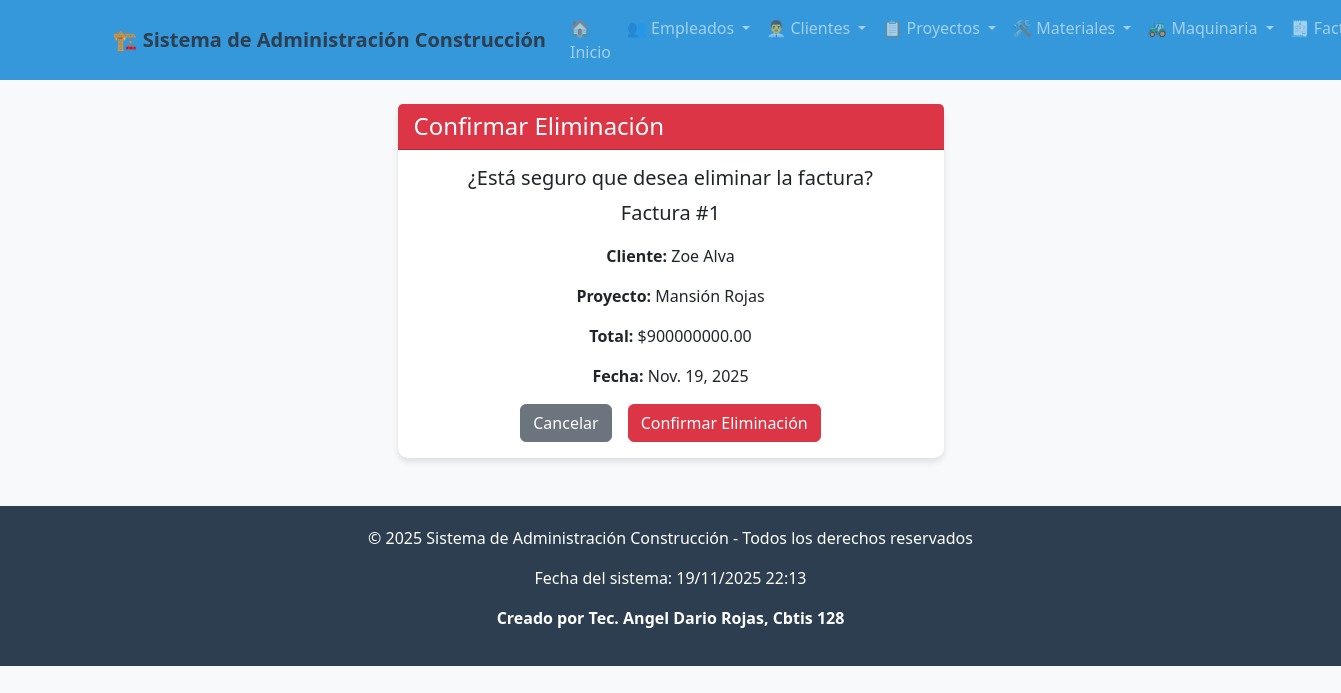
The app's page /factura/borrar/1/ with its own data.
### app_Construccion/models.py (models this page shows, shortened)
class Factura(models.Model):
    id_cliente = models.ForeignKey(Cliente, on_delete=models.CASCADE, related_name="facturas")
    id_empleado = models.ForeignKey(Empleado, on_delete=models.CASCADE, related_name="facturas")
    id_proyecto = models.ForeignKey(Proyecto, on_delete=models.CASCADE, related_name="facturas")
    factura_total = models.DecimalField(max_digits=12, decimal_places=2)
    fecha_emision = models.DateField(auto_now_add=True)

class Cliente(models.Model):
    nombre = models.CharField(max_length=100)
    apellido = models.CharField(max_length=100)
    tipo_cliente = models.CharField(
        max_length=50,
        choices=[
            ("Residencial", "Residencial"),
            ("Comercial", "Comercial"),
            ("Gubernamental", "Gubernamental"),
        ],
        default="Residencial"
    )
    telefono = models.CharField(max_length=20)
    email = models.EmailField(unique=True)
    direccion = models.CharField(max_length=200)
    fecha_registro = models.DateField(auto_now_add=True)

class Proyecto(models.Model):
    nombre = models.CharField(max_length=150)
    descripcion = models.TextField()
    fecha_inicio = models.DateField()
    fecha_fin = models.DateField()
    presupuesto = models.DecimalField(max_digits=12, decimal_places=2)
    cliente = models.ForeignKey(Cliente, on_delete=models.CASCADE, related_name="proyectos")
    empleados = models.ManyToManyField(Empleado, related_name="proyectos")
    materiales = models.ManyToManyField(Material, related_name="proyectos", blank=True)
    maquinarias = models.ManyToManyField(Maquinaria, related_name="proyectos", blank=True)
    factura_total = models.DecimalField(max_digits=12, decimal_places=2, default=0)
    estado = models.CharField(
        max_length=50,
        choices=[
            ("En planificación", "En planificación"),
            ("En curso", "En curso"),
            ("Finalizado", "Finalizado"),
        ],
        default="En planificación",
    )
    factura_generada = models.BooleanField(default=False)

### app_Construccion/views.py (the view)
# urls.py: path('factura/borrar/<int:factura_id>/', views.borrar_factura, name='borrar_factura'),
def borrar_factura(request, factura_id):
    factura = get_object_or_404(Factura, id=factura_id)
    if request.method == 'POST':
        factura.delete()
        return redirect('ver_facturas')
    return render(request, 'factura/borrar_factura.html', {'factura': factura})

### app_Construccion/templates/factura/borrar_factura.html (shortened to what this page needs)
{% extends 'base.html' %}
{% block content %}
<div class="row justify-content-center">
    <div class="col-md-6">
        <div class="card">
            <div class="card-header bg-danger text-white">
                <h4 class="mb-0">Confirmar Eliminación</h4>
            </div>
            <div class="card-body text-center">
                <h5>¿Está seguro que desea eliminar la factura?</h5>
                <p class="lead">Factura #{{ factura.id }}</p>
                <p><strong>Cliente:</strong> {{ factura.id_cliente.nombre }} {{ factura.id_cliente.apellido }}</p>
                <p><strong>Proyecto:</strong> {{ factura.id_proyecto.nombre }}</p>
                <p><strong>Total:</strong> ${{ factura.factura_total }}</p>
                <p><strong>Fecha:</strong> {{ factura.fecha_emision }}</p>
                <form method="POST">
                    <div class="d-grid gap-2 d-md-flex justify-content-md-center">
                        <a href="{% url 'ver_facturas' %}" class="btn btn-secondary me-md-2">Cancelar</a>
                        <button type="submit" class="btn btn-danger">Confirmar Eliminación</button>
                    </div>
                </form>
            </div>
        </div>
    </div>
</div>
{% endblock %}

### app_Construccion/templates/base.html (style rules this page uses)
body { background-color: #f8f9fa; font-family: 'Segoe UI', Tahoma, Geneva, Verdana, sans-serif; }
.card { border: none; border-radius: 10px; box-shadow: 0 4px 6px rgba(0,0,0,0.1); }

### records on screen
Factura: id "1", id_cliente.nombre "Zoe", id_cliente.apellido "Alva", id_proyecto.nombre "Mansión Rojas", factura_total "900000000.00", fecha_emision "Nov. 19, 2025"
